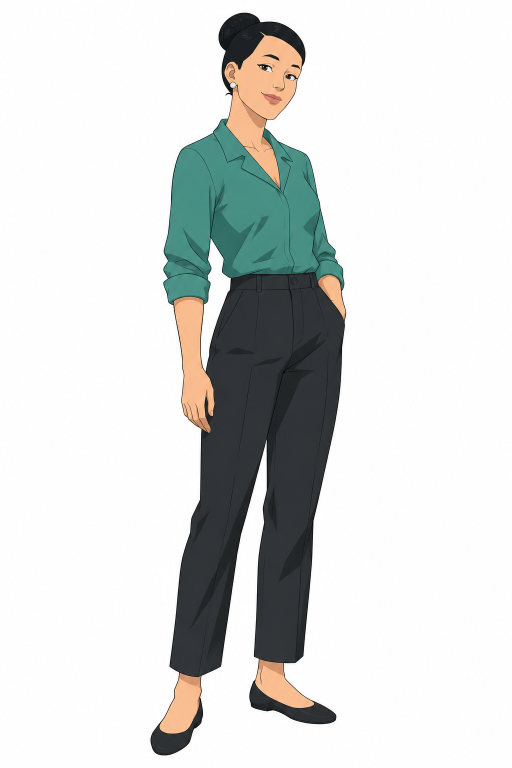
#> input picture videos/invincible-s1-75s/assets/art/color/src/debbie-standing.png, 1024 x 1536 px (shown at 1/2 size); its folder holds only this picture in this run
$ python prep_color.py
#> lines starting #> are read from the running program, lines starting #| are printed output that depends on the picture; after the words box and inside, x2 and y2 are one past the last pixel; in counts of white or black regions, pixels touching at a corner belong together
"""Key white backgrounds from the colored (flat) character art -> assets/art/color/*.png"""
from PIL import Image
import numpy as np
from scipy import ndimage as ndi
import glob, os

SRC = 'assets/art/color/src'
OUT = 'assets/art/color'

def key(path, thr=14, min_bg=1500, multi=False):
#> called with thr = 14, min_bg = 1500, multi = False
    a = np.array(Image.open(path).convert('RGB')).astype(int)
    bg = (255 - a.min(axis=2)) < thr
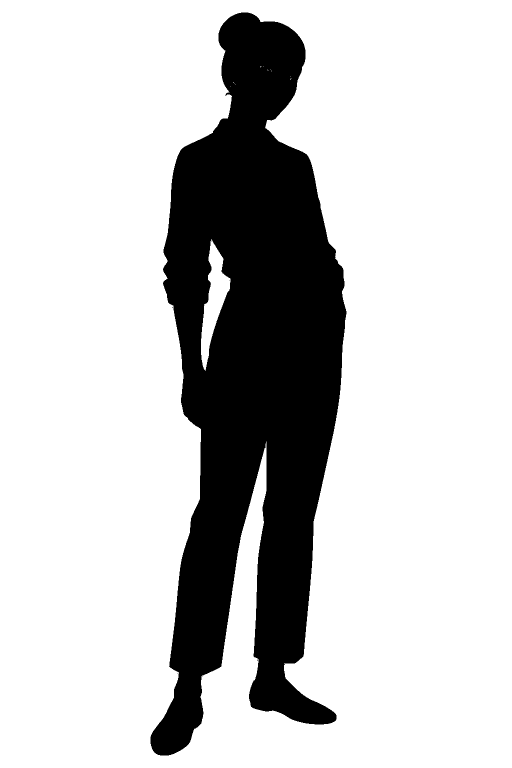
#> bg: shape (1536, 1024) bool (shown at 1/2 size); 78.7% white; 7 black regions (6 under 20 px), largest, box (x1, y1, x2, y2) and area: (301, 25, 693, 1511) 334841
    lab, n = ndi.label(bg)
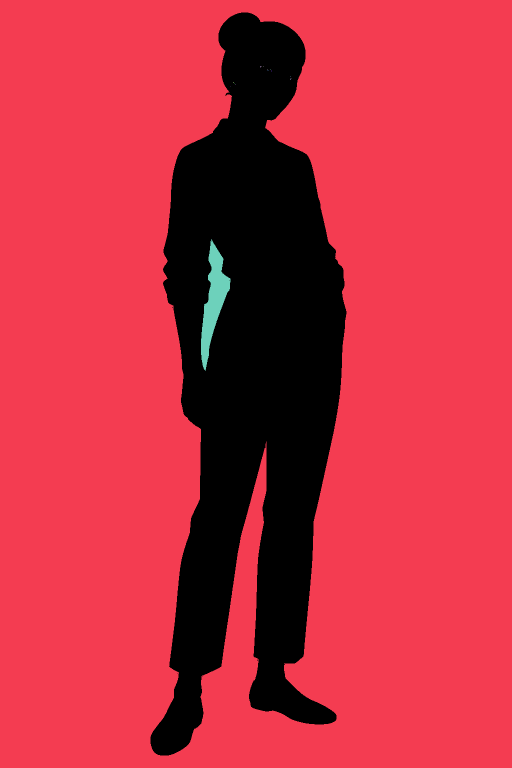
#> lab: shape (1536, 1024) int32 (shown at 1/2 size); 16 distinct labels, from 0 to 15; one colour per label, 0 black
#> n = 15
    sizes = ndi.sum(bg, lab, range(1, n + 1))
#> sizes = [1231593, 4, 1, 1, 1, 2, 2, 1, 1, 3, 2, 1, 1, 1, 6398]
    bgm = np.isin(lab, [i + 1 for i, s in enumerate(sizes) if s > min_bg])
#> bgm: shape (1536, 1024) bool; 78.7% white; 7 black regions (6 under 20 px), largest, box (x1, y1, x2, y2) and area: (301, 25, 693, 1511) 334862
    fg = ~bgm
    lab2, n2 = ndi.label(fg)
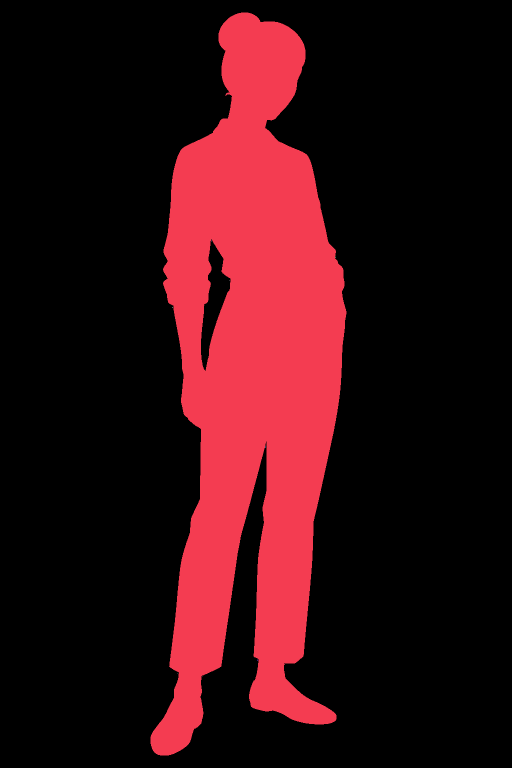
#> lab2: shape (1536, 1024) int32 (shown at 1/2 size); 10 distinct labels, from 0 to 9; one colour per label, 0 black
#> n2 = 9
    s2 = ndi.sum(fg, lab2, range(1, n2 + 1))
#> s2 = [334856, 2, 3, 1, 2, 4, 3, 1, 1]
    if multi:
        fg = np.isin(lab2, [i + 1 for i, s in enumerate(s2) if s > 3000])
    else:
        fg = lab2 == (1 + int(np.argmax(s2)))
#> fg: shape (1536, 1024) bool; 21.3% white; 1 white region, box (x1, y1, x2, y2) and area: (301, 25, 693, 1511) 334856
    alpha = np.clip((ndi.gaussian_filter(fg.astype(float), 0.8) - 0.25) / 0.5, 0, 1)
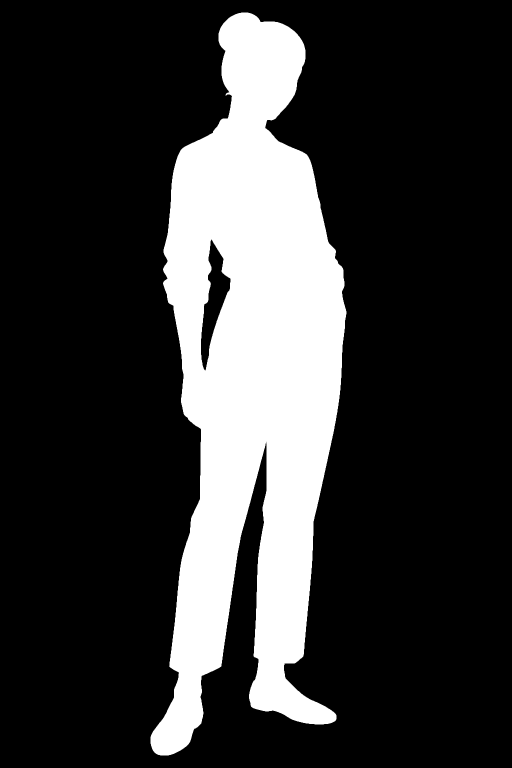
#> alpha: shape (1536, 1024) float64 (shown at 1/2 size); min 0, max 1, mean 0.213
    return Image.fromarray(np.dstack([a.astype(np.uint8), (alpha * 255).astype(np.uint8)]), 'RGBA')

for p in sorted(glob.glob(SRC + '/*.png')):
    name = os.path.basename(p)
    o = key(p, multi=(name == 'guardians-group.png'))
    o.save(os.path.join(OUT, name))
    print(name, o.size, o.getbbox())
#| debbie-standing.png (1024, 1536) (301, 25, 693, 1511)
